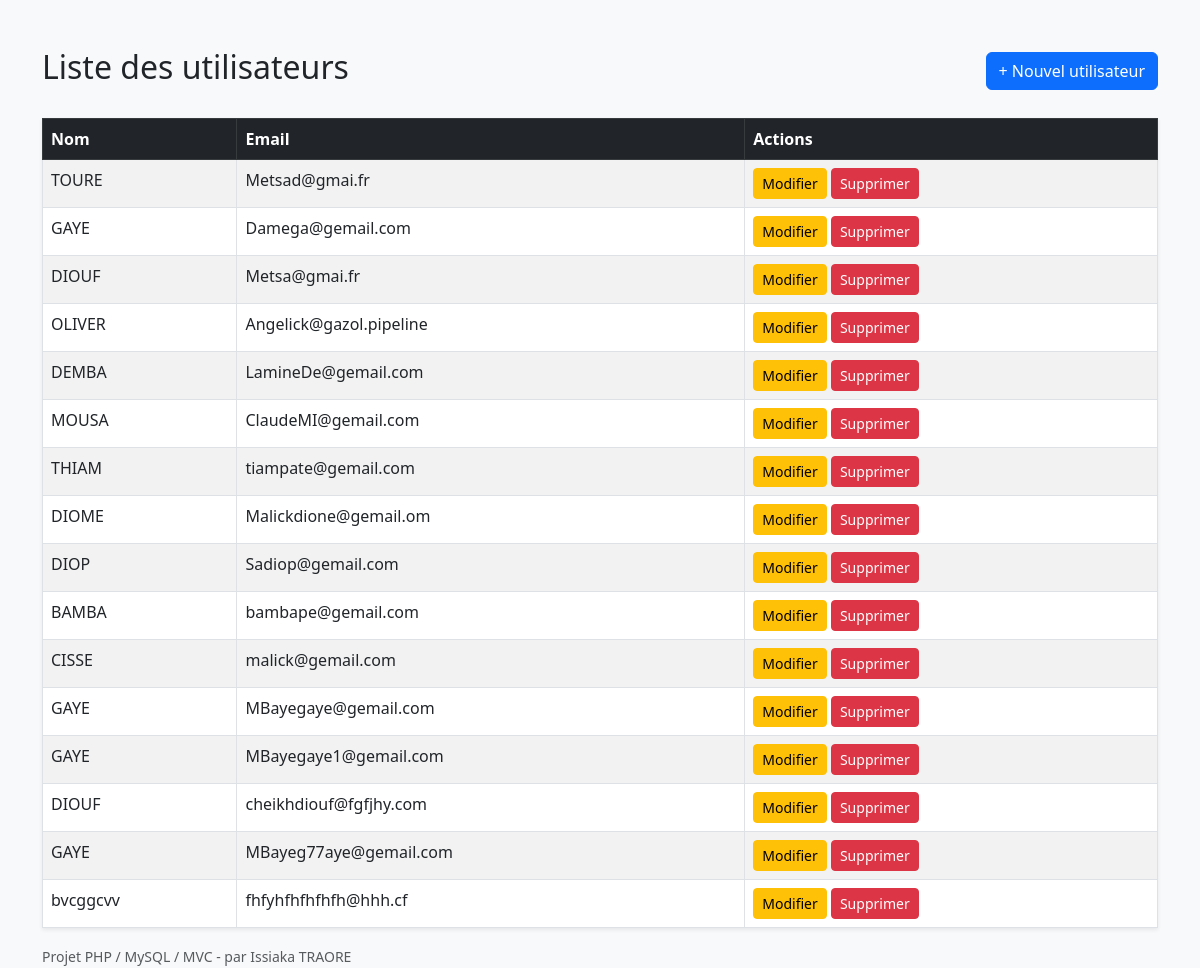
The page / on the database its author committed.
### tables this page shows
CREATE TABLE `users` (
  `id` int(11) NOT NULL,
  `matricule` varchar(255) DEFAULT NULL,
  `nom` varchar(255) NOT NULL,
  `prenom` varchar(255) NOT NULL,
  `email` varchar(255) NOT NULL,
  `password` varchar(255) NOT NULL,
  `photo` longblob DEFAULT NULL,
  `etat` varchar(255) NOT NULL,
  `date` date NOT NULL,
  `date_modif` date NOT NULL,
  `date_archive` date NOT NULL,
  `role_etat` int(11) NOT NULL,
  `role` varchar(255) NOT NULL,
  PRIMARY KEY (`id`),
  UNIQUE KEY `email` (`email`)
);

### src/Controllers/UserController.php (called while the page is built, shortened)
<?php
class UserController {
    public function index() {
        $users = User::all();
        require __DIR__ . '/../../views/user/index.php';
    }
}

### src/Models/User.php (called while the page is built, shortened)
<?php
class User {
    public static function all() {
        $db = Database::getInstance();
        return $db->query("SELECT * FROM users")->fetchAll(PDO::FETCH_ASSOC);
    }
}

### views/user/index.php (the view, shortened to what this page needs)
<!DOCTYPE html>
<html>
<head>
    <link href="https://cdn.jsdelivr.net/npm/bootstrap@5.3.0/dist/css/bootstrap.min.css" rel="stylesheet">
</head>
<body class="bg-light">
<div class="container mt-5">
    <div class="d-flex justify-content-between align-items-center mb-4">
        <h2>Liste des utilisateurs</h2>
        <a href="/users/create" class="btn btn-primary">+ Nouvel utilisateur</a>
    </div>
    <table class="table table-striped table-bordered bg-white shadow-sm">
        <thead class="table-dark">
            <tr>
                <th>Nom</th>
                <th>Email</th>
                <th>Actions</th>
            </tr>
        </thead>
        <tbody>
            <?php foreach($users as $user): ?>
<tr>
    <td><?= htmlspecialchars($user['nom']) ?></td>
    <td><?= htmlspecialchars($user['email']) ?></td>
    <td>
        <a href="/users/edit/<?= $user['id'] ?>" class="btn btn-sm btn-warning">Modifier</a>
        <a href="/users/delete/<?= $user['id'] ?>" class="btn btn-sm btn-danger">Supprimer</a>
    </td>
</tr>
<?php endforeach; ?>
        </tbody>
    </table>
    <small class="text-muted">Projet PHP / MySQL / MVC - par Issiaka TRAORE</small>
</div>
</body>
</html>

### public/index.php (shortened to what this page needs)
<?php
$uri = parse_url($_SERVER['REQUEST_URI'], PHP_URL_PATH);
$uri = rtrim($uri, '/');
if ($uri === '' || $uri === '/' || $uri === '/projets/Gestion_Utilisateur_V2/public' || str_contains($uri, '/users') || str_contains($uri, '/public')) {
    $controller = new UserController();
    $controller->index();
} else {
    echo "404 - Page non trouvée - URI: " . $uri;
}

### rows shown on the page
users: nom "TOURE", email "Metsad@gmai.fr"
users: nom "GAYE", email "Damega@gemail.com"
users: nom "DIOUF", email "Metsa@gmai.fr"
users: nom "OLIVER", email "Angelick@gazol.pipeline"
users: nom "DEMBA", email "LamineDe@gemail.com"
users: nom "MOUSA", email "ClaudeMI@gemail.com"
users: nom "THIAM", email "tiampate@gemail.com"
users: nom "DIOME", email "Malickdione@gemail.om"
users: nom "DIOP", email "Sadiop@gemail.com"
users: nom "BAMBA", email "bambape@gemail.com"
users: nom "CISSE", email "malick@gemail.com"
users: nom "GAYE", email "MBayegaye@gemail.com"
users: nom "GAYE", email "MBayegaye1@gemail.com"
users: nom "DIOUF", email "cheikhdiouf@fgfjhy.com"
users: nom "GAYE", email "MBayeg77aye@gemail.com"
users: nom "bvcggcvv", email "fhfyhfhfhfhfh@hhh.cf"
